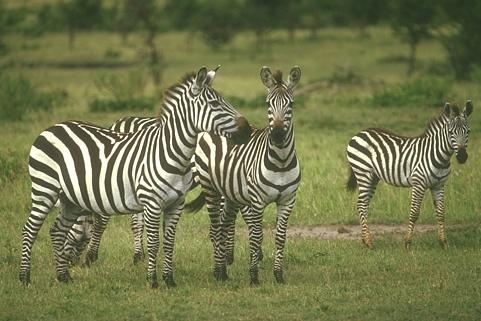
#> input picture Dataset2/5.jpg, 481 x 321 px
$ python temp.py   (older library calls are emulated)
#> lines starting #> are read from the running program, lines starting #| are printed output that depends on the picture
#this includes segmentation

# import the necessary packages
from skimage.segmentation import slic
from skimage.segmentation import mark_boundaries
from skimage.util import img_as_float
from skimage import io
import matplotlib.pyplot as plt
import argparse
import cv2 as cv
from skimage.measure import regionprops


# load the image and convert it to a floating point data type
image =cv.cvtColor(cv.imread("Dataset2/5.jpg"),cv.COLOR_RGB2BGR)


# apply SLIC and extract (approximately) the supplied number
# of segments
segments = slic(image, n_segments = 250, sigma = 5,multichannel=True)
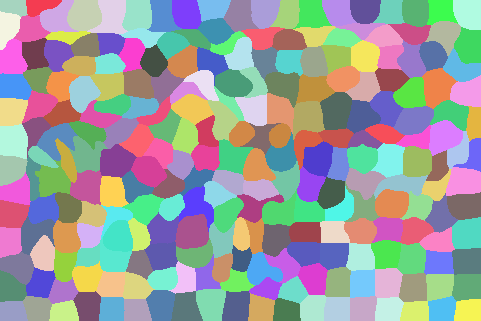
#> segments: shape (321, 481) int64; 245 distinct labels, from 1 to 245; one colour per label, 0 black

# show the output of SLIC
fig = plt.figure("Superpixels -- %d segments%")
ax = fig.add_subplot(1, 1, 1)
ax.imshow(mark_boundaries(image, segments))
plt.axis("off")

# show the plots
plt.show()
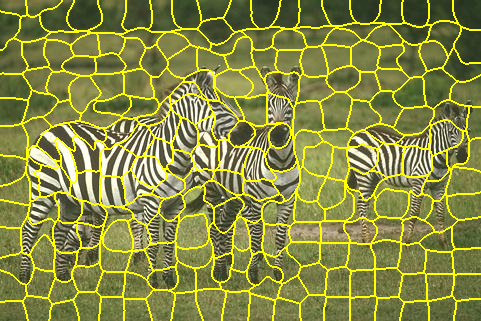
#> shown: shape (321, 481, 3) float64; mean R, G, B 0.526, 0.54, 0.259

def paint_region_with_avg_intensity(rp, mi, channel,image):
    for i in range(rp.shape[0]):
        image[rp[i][0]][rp[i][1]][channel] = mi

for i in range(3):
    regions = regionprops(segments, intensity_image=image[:,:,i])
    for r in regions:
        paint_region_with_avg_intensity(r.coords, int(r.mean_intensity), i,image)
plt.imshow(image)
plt.show()
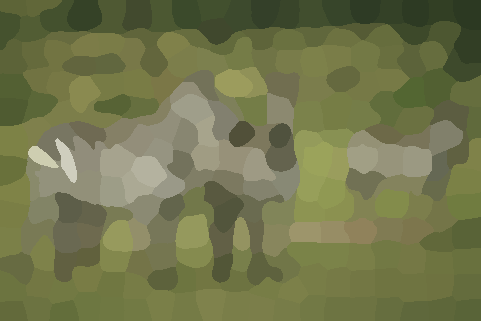
#> shown: shape (321, 481, 3); mean R, G, B 114, 118, 76.5

$ run again, with Dataset2/1.jpg copied over Dataset2/5.jpg
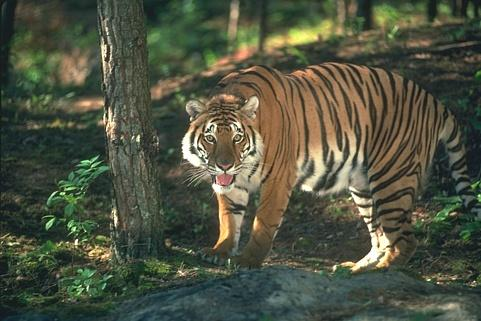
#> input picture Dataset2/1.jpg, 481 x 321 px
#> `segments = slic(image, n_segments = 250, sigma = 5,multichannel=True)`:
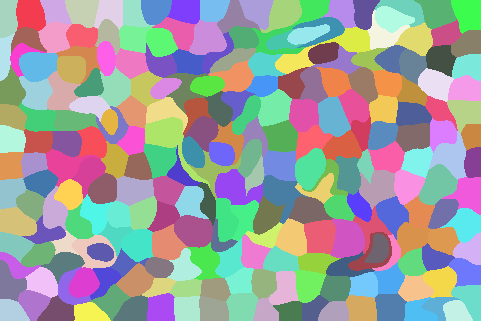
#> segments: shape (321, 481) int64; 242 distinct labels, from 1 to 242; one colour per label, 0 black
#> `plt.show()`:
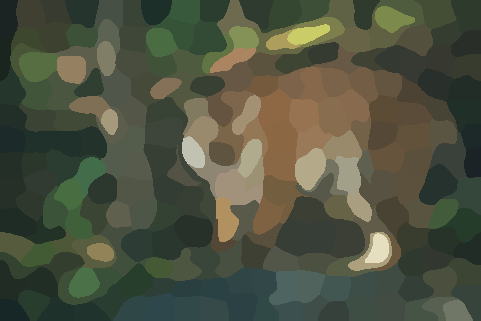
#> shown: shape (321, 481, 3); mean R, G, B 78.6, 82.9, 64.5

$ run again, with Dataset2/2.jpg copied over Dataset2/5.jpg
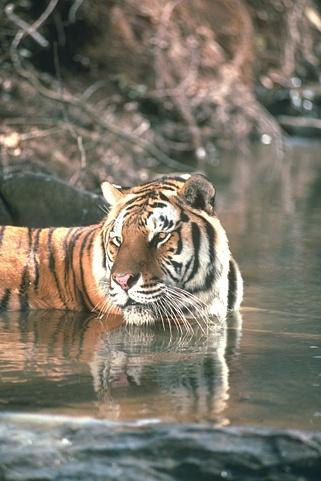
#> input picture Dataset2/2.jpg, 321 x 481 px
#> `segments = slic(image, n_segments = 250, sigma = 5,multichannel=True)`:
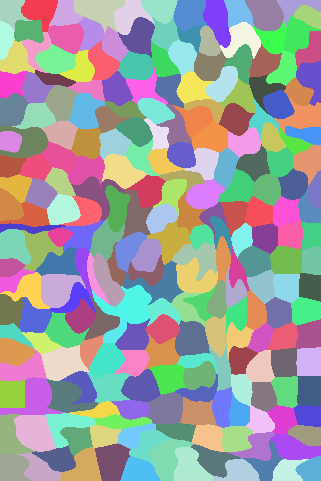
#> segments: shape (481, 321) int64; 239 distinct labels, from 1 to 239; one colour per label, 0 black
#> `plt.show()`:
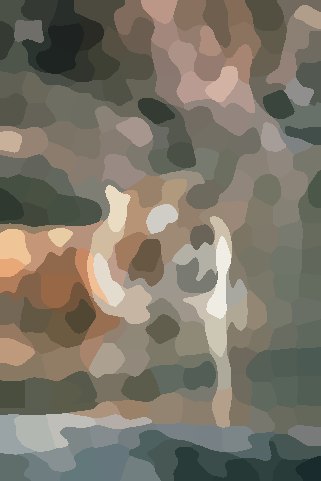
#> shown: shape (481, 321, 3); mean R, G, B 123.7, 117.6, 104.8

$ run again, with Dataset2/3.jpg copied over Dataset2/5.jpg
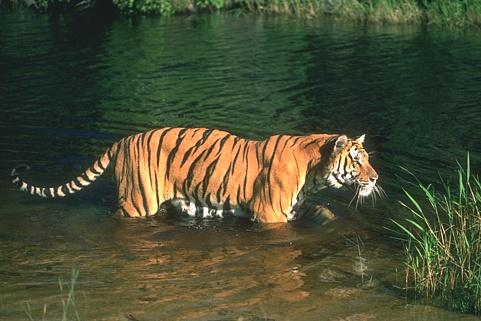
#> input picture Dataset2/3.jpg, 481 x 321 px
#> `segments = slic(image, n_segments = 250, sigma = 5,multichannel=True)`:
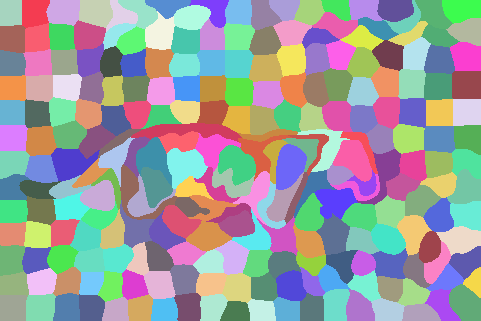
#> segments: shape (321, 481) int64; 241 distinct labels, from 1 to 241; one colour per label, 0 black
#> `plt.show()`:
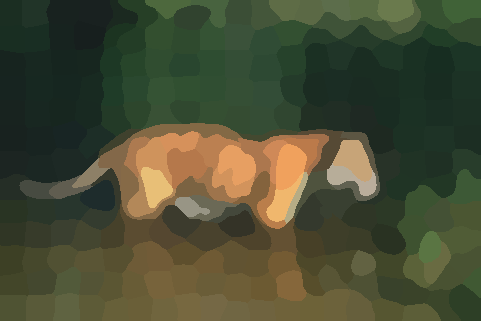
#> shown: shape (321, 481, 3); mean R, G, B 72.5, 76.4, 51.3
